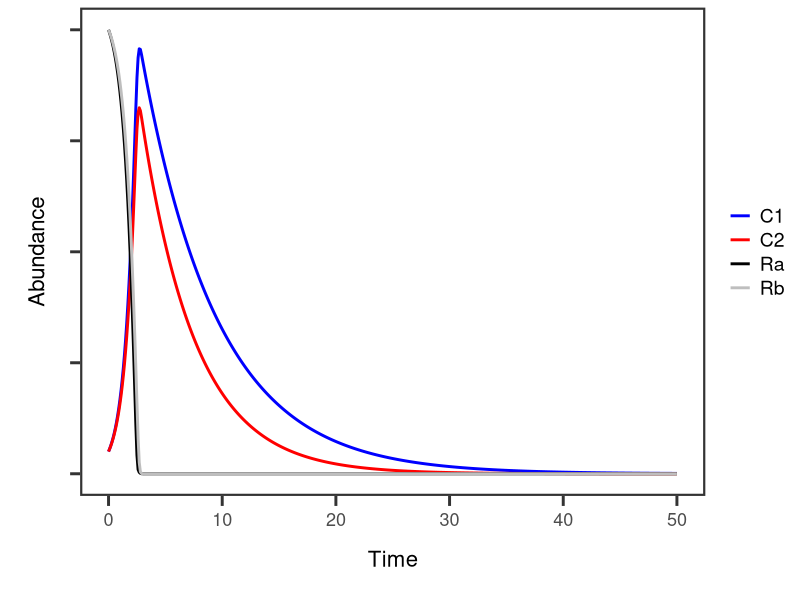

Here is the R script that generated this plot:
## ---- chunk 1
library(tidyr)
library(ggplot2)
library(stringr)
library(dplyr)
library(tidyverse)
library(ggpubr)
library(deSolve)

theme_set(theme_classic() +
  theme(axis.title = element_text(size = 16),
        axis.title.x = element_text(margin = margin(t = 15, b = 15)),
        axis.title.y = element_text(margin = margin(l = 15, r = 15)),
        axis.text = element_text(size = 13),
        axis.text.x = element_text(margin = margin(t = 5)),
        axis.text.y = element_text(margin = margin(r = 5)),
        #axis.line.x = element_line(linewidth = 1),
        #axis.line.y = element_line(linewidth = 1),
        axis.line.x = element_blank(),
        axis.line.y = element_blank(),
        axis.ticks.x = element_line(linewidth = 1),
        axis.ticks.y = element_line(linewidth = 1),
        axis.ticks.length = unit(.1, "in"),
        panel.border = element_rect(color = "grey20", fill = NA, linewidth = 1.5),
        legend.text = element_text(size = 14),
        strip.text = element_text(size = 14),
        strip.background = element_blank()
        ))
## ---- chunk 2
model <- function(t, state, parms) {
  with(as.list(c(state, parms)), {

    # Functional responses
    f1a <- mu1a_max * Ra / (K1a + Ra)
    f1b <- mu1b_max * Rb / (K1b + Rb)
    f2a <- mu2a_max * Ra / (K2a + Ra)
    f2b <- mu2b_max * Rb / (K2b + Rb)

    # Population dynamics
    dC1 <- C1 * ((1 - l1a) * f1a + (1 - l1b) * f1b - sigma1 + theta1)
    dC2 <- C2 * ((1 - l2a) * f2a + (1 - l2b) * f2b - sigma2 + theta2)

    # Resource dynamics
    # resource a is consumed by both consumers on resource a
    # resource b is consumed by both consumers on resource b
    dRa <- C1 * (l1a * f1a + l1b * f1b) -
      (C1 * mu1a_max * Ra / (K1a + Ra) +
       C2 * mu2a_max * Ra / (K2a + Ra))

    dRb <- C1 * (l2a * f2a + l2b * f2b) -
      (C1 * mu1b_max * Rb / (K1b + Rb) +
       C2 * mu2b_max * Rb / (K2b + Rb))

    list(c(dC1, dC2, dRa, dRb))
  })
}

## Example parameter values (replace with yours)
parms <- c(
  l1a = 0.2, l1b = 0.3,
  l2a = 0.2, l2b = 0.3,

  mu1a_max = 1.0, mu1b_max = 0.9,
  mu2a_max = 1.0, mu2b_max = .9,

  K1a = 0.5, K1b = 0.6,
  K2a = 0.4, K2b = 0.7,

  sigma1 = 0.2, sigma2 = 0.25,
  theta1 = 0.05, theta2 = 0.04
)

# Initial conditions
state <- c(
  C1 = 0.5,
  C2 = 0.5,
  Ra = 10,
  Rb = 10
)

# Time grid
times <- seq(0, 50, by = 0.1)

# Run simulation
out <- ode(y = state, times = times, func = model, parms = parms, method = "lsoda")
out <- as.data.frame(out)


# Plot
out_long <- out %>%
  pivot_longer(
    cols = c(C1, C2, Ra, Rb),
    names_to = "Variable",
    values_to = "Abundance"
  )

ggplot(out_long, aes(x = time, y = Abundance, color = Variable)) +
  geom_line(linewidth = 1) +
  labs(
    x = "Time",
    y = "Abundance",
    color = "Variable"
  ) +
 scale_color_manual(name = NULL,
                      values = c("C1" = "blue",
                                 "C2" = "red",
                                 "Ra" = "black",
                                 "Rb" = "grey")) +theme(axis.text.y = element_blank())
